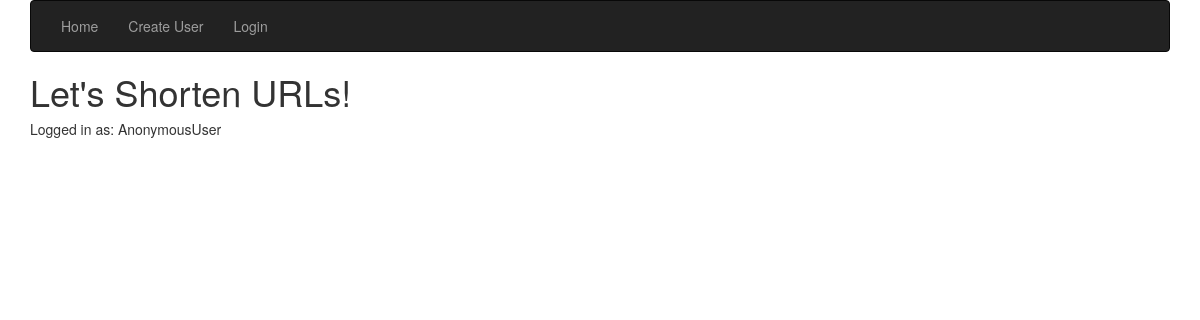
The app's page /, older data.
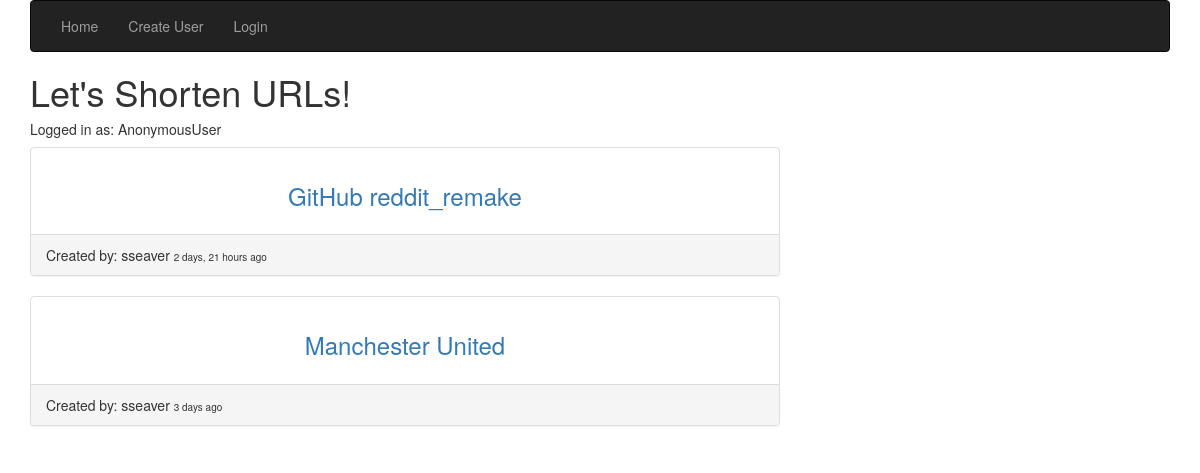
The same page, newer data.
### app/models.py (models this page shows, shortened)
class Bookmark(models.Model):
    title = models.CharField(max_length=50)
    description = models.CharField(max_length=100, null=True, blank=True)
    user = models.ForeignKey("auth.User")
    created = models.DateTimeField(auto_now_add=True)
    random_id = models.CharField(max_length=10)
    link = models.URLField()
    public = models.BooleanField()
    class Meta:
        ordering = ("-created",)
    def __str__(self):
        return self.title

### app/views.py (the view)
# urls.py: url(r'^$', IndexView.as_view(), name="index_view"),
class IndexView(ListView):
    template_name = "index.html"
    model = Bookmark

### templates/index.html (shortened to what this page needs)
{% extends 'base.html' %}
{% block content %}
<h1>Let's Shorten URLs!</h1>
<h5>Logged in as: {{ request.user }}</h5>
<div class="row">
  <div class="col-md-8">
{% for object in object_list %}
{% if object.public %}
    <div class="panel panel-default">
      <div class="panel-body text-center">
        <a href="{% url 'bookmark_view' object.id %}"><h3>{{ object }}</h3></a>
      </div>
      <div class="panel-footer">
        Created by: {{ object.user }} <font size="1">{{ object.created|timesince }} ago</font>
      </div>
    </div>
{% endif %}
{% endfor %}
  </div>
</div>
{% endblock %}

### templates/base.html (shortened to what this page needs)
{% load staticfiles %}
<!DOCTYPE html>
<html>
  <head>
    <link rel="stylesheet" href="{% static 'css/bootstrap.css' %}" media="screen" title="no title">
  </head>
  <body>
    <div class="container">
      <nav class="navbar navbar-inverse">
        <div class="container">
          <ul class="nav navbar-nav">
          <li><a href="{% url 'index_view' %}"> Home </a></li>
        {% if not request.user.is_authenticated %}
          <li><a href="{% url 'user_create_view' %}"> Create User </a></li>
          <li><a href="{% url 'login' %}"> Login </a></li>
        {% else %}
          <li><a href="{% url 'bookmark_create_view' %}"> Create Bookmark </a></li>
          <li><a href="{% url 'logout' %}?next={% url 'index_view' %}"> Logout </a></li>
        {% endif %}
          </ul>
        </div>
      </nav>
    {% block content %}
    {% endblock %}
    </div>
  </body>
</html>

Row changes from the older to the newer data that the page shows:
added Bookmark: title "GitHub reddit_remake", user "sseaver", created "2 days, 21 hours"
added Bookmark: title "Manchester United", user "sseaver", created "3 days"
